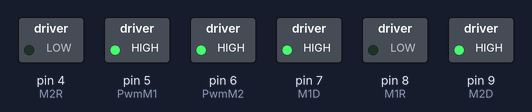
Bench run of a sketch on a simulated Arduino Uno, built with avr-gcc and run on an emulated ATmega328P. On the bench: switched loads named in the sketch (green lamp = pin HIGH).

Above: at 2.5 s.
At 7.5 s:
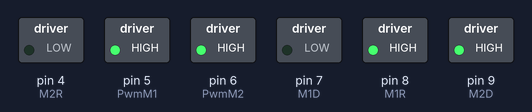
Timing chart, 0 to 11.5 s (numbered marks = the images above):
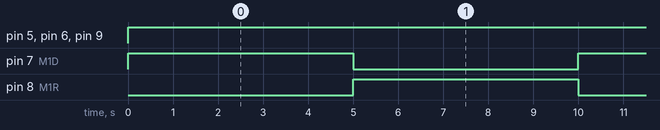

The sketch:

engines.ino
```cpp
#define D 2
#define R 3
#define M1D 7
#define M1R 8
#define M2D 9
#define M2R 4
#define PwmM1 5
#define PwmM2 6

void setup(){  // Faz as configuração para a utilização das funções no Sketch
  Serial.begin(9600); // Iniciar a serial para fazer o monitoramento

      pinMode(M1D, OUTPUT);
      pinMode(M1R, OUTPUT);
      pinMode(M2D, OUTPUT);
      pinMode(M2R, OUTPUT);
      pinMode(PwmM1, OUTPUT);
      pinMode(PwmM2, OUTPUT);


      digitalWrite(M1D, LOW);
      digitalWrite(M1R, LOW);
      digitalWrite(M2D, LOW);
      digitalWrite(M2R, LOW);
}

void loop(){
engineON(2, 2);
delay(5000);
engineON(3, 2);
delay(5000);
}

void startEngine(uint8_t motor, uint8_t pwm){
  int i = pwm*.3;
  while (i <= pwm) {
    analogWrite(motor, i);
    delay(200);
    Serial.println(i);
    i = i + pwm*.2;
  }
}

void engineOFF(int motor){

      digitalWrite(M1D, LOW);
      digitalWrite(M1R, LOW);
      digitalWrite(M2D, LOW);
      digitalWrite(M2R, LOW);

  analogWrite(PwmM1, 0);
  analogWrite(PwmM2, 0);
}

void engineON(uint8_t directM1, uint8_t directM2) {
int pwm = 255;
        if(directM1 == 2) {
            digitalWrite(M1D, HIGH);
            analogWrite(PwmM1, pwm);
            // startEngine(PwmM1, pwm);
        } else {
            digitalWrite(M1D, LOW);
        }

        if(directM1 == 3) {
            digitalWrite(M1R, HIGH);
            analogWrite(PwmM1, pwm);
            // startEngine(PwmM1, pwm);
        } else{
            digitalWrite(M1R, LOW);
        }
// ---------------------------------------
        if(directM2 == 2) {
            digitalWrite(M2D, HIGH);
            analogWrite(PwmM2, pwm);
            // startEngine(PwmM2, pwm);
        } else {
            digitalWrite(M2D, LOW);
        }

        if(directM2 == 3) {
            digitalWrite(M2R, HIGH);
            analogWrite(PwmM2, pwm);
            // startEngine(PwmM2, pwm);
        } else {
            digitalWrite(M2R, LOW);
        }
}
```

Measured:
- by itself, pin 5 (PwmM1), pin 6 (PwmM2), pin 9 (M2D): LOW → HIGH at 0.00 s
- by itself, pin 7 (M1D), pin 8 (M1R): alternates HIGH for 5.0 s and LOW for 5.0 s
